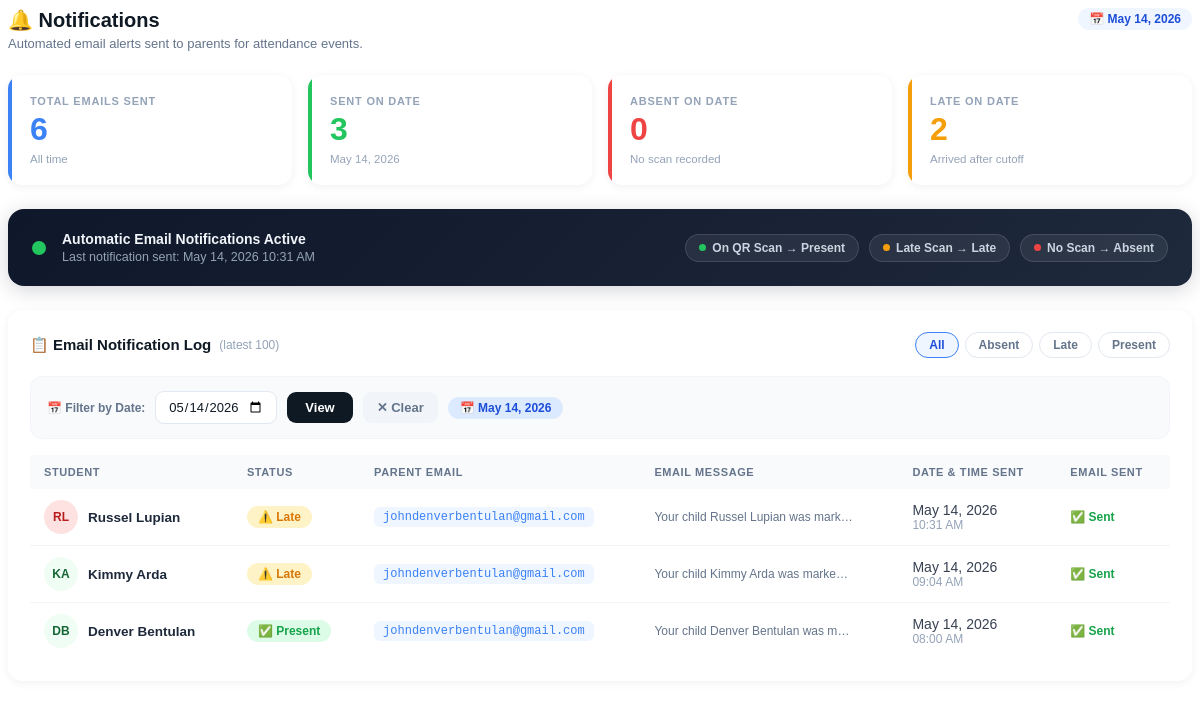
Screenshot of /pages/notifications.php?log_date=2026-05-14 with the database file from the repository.
### tables this page shows
CREATE TABLE `notifications` (
  `id` int(11) NOT NULL,
  `student_id` int(11) DEFAULT NULL,
  `message` text NOT NULL,
  `created_at` datetime DEFAULT current_timestamp(),
  `sender` varchar(100) NOT NULL,
  `is_read` tinyint(1) DEFAULT 0
);

CREATE TABLE `users` (
  `id` int(11) NOT NULL,
  `fullname` varchar(255) NOT NULL,
  `email` varchar(255) NOT NULL,
  `role` enum('admin','teacher','student','parent') NOT NULL DEFAULT 'student',
  `password` varchar(255) NOT NULL,
  `date_added` datetime DEFAULT current_timestamp(),
  `parent_email` varchar(255) DEFAULT NULL,
  `qr_code` varchar(500) DEFAULT NULL,
  `qr_token` varchar(100) DEFAULT NULL
);

### pages/notifications.php (the view, shortened to what this page needs)
<?php
include 'includes/db.php';
$today = date('Y-m-d');
$log_date = !empty($_GET['log_date']) ? $conn->real_escape_string($_GET['log_date']) : '';
$log_date_where = $log_date ? "AND DATE(n.created_at) = '$log_date'" : "";
$stat_date = $log_date ?: $today;
$counts = ['absent' => 0, 'late' => 0, 'present' => 0];
$lateRow = $conn->query("
    SELECT COUNT(*) as cnt FROM attendance
    WHERE scan_date = '$stat_date' AND status = 'late'
")->fetch_assoc();
$counts['late'] = (int)$lateRow['cnt'];
$presentRow = $conn->query("
    SELECT COUNT(*) as cnt FROM attendance
    WHERE scan_date = '$stat_date' AND status IN ('present','on_time')
")->fetch_assoc();
$counts['present'] = (int)$presentRow['cnt'];
$absentRow = $conn->query("
    SELECT COUNT(*) as cnt FROM users
    WHERE role = 'student'
      AND id NOT IN (
          SELECT DISTINCT student_id FROM attendance
          WHERE scan_date = '$stat_date'
            AND status IN ('present', 'on_time', 'late')
      )
")->fetch_assoc();
$counts['absent'] = (int)$absentRow['cnt'];
$totalRow  = $conn->query("SELECT COUNT(*) as total FROM notifications")->fetch_assoc();
$totalSent = $totalRow['total'] ?? 0;
$todaySentRow = $conn->query("SELECT COUNT(*) as cnt FROM notifications WHERE DATE(created_at) = '$stat_date'")->fetch_assoc();
$todaySent = (int)$todaySentRow['cnt'];
$lastRow = $conn->query("SELECT created_at FROM notifications ORDER BY created_at DESC LIMIT 1")->fetch_assoc();
$lastSentTime = $lastRow ? date('M d, Y h:i A', strtotime($lastRow['created_at'])) : 'No notifications yet';
$log = $conn->query("
    SELECT
        n.id,
        n.message,
        n.created_at,
        n.sender,
        n.is_read,
        u.fullname   AS student_name,
        u.parent_email
    FROM notifications n
    JOIN users u ON u.id = n.student_id
    WHERE 1=1 $log_date_where
    ORDER BY n.created_at DESC
    LIMIT 100
");
function getInitials($name) {
    $parts    = array_filter(explode(' ', trim($name)));
    $initials = '';
    foreach (array_slice($parts, 0, 2) as $part)
        $initials .= strtoupper(mb_substr($part, 0, 1));
    return $initials ?: '?';
}
function avatarColor($name) {
    $colors = [
        ['#dbeafe','#1d4ed8'],
        ['#dcfce7','#15803d'],
        ['#ede9fe','#6d28d9'],
        ['#fef3c7','#92400e'],
        ['#fee2e2','#b91c1c'],
        ['#e0f2fe','#0369a1'],
        ['#fce7f3','#9d174d'],
        ['#f0fdf4','#166534'],
    ];
    return $colors[abs(crc32($name)) % count($colors)];
}
function detectStatus($message) {
    $msg = strtolower(strip_tags($message));
    if (str_contains($msg, 'late'))    return 'late';
    if (str_contains($msg, 'present')) return 'present';
    return 'unknown';
}
?>
<div class="notif-page">
    <div style="display:flex;align-items:flex-start;justify-content:space-between;flex-wrap:wrap;gap:10px;">
        <div>
            <div class="section-title">🔔 Notifications</div>
            <div class="section-sub">Automated email alerts sent to parents for attendance events.</div>
        </div>
        <div class="today-chip">📅 <?= date('F j, Y') ?></div>
    </div>
    <div class="stat-row">
        <div class="stat-card blue">
            <div class="stat-label">Total Emails Sent</div>
            <div class="stat-val"><?= number_format($totalSent) ?></div>
            <div class="stat-sub">All time</div>
        </div>
        <div class="stat-card green">
            <div class="stat-label"><?= $log_date ? 'Sent on Date' : 'Sent Today' ?></div>
            <div class="stat-val"><?= number_format($todaySent) ?></div>
            <div class="stat-sub"><?= date('M d, Y', strtotime($stat_date)) ?></div>
        </div>
        <div class="stat-card red">
            <div class="stat-label"><?= $log_date ? 'Absent on Date' : 'Absent Today' ?></div>
            <div class="stat-val"><?= $counts['absent'] ?></div>
            <div class="stat-sub">No scan recorded</div>
        </div>
        <div class="stat-card amber">
            <div class="stat-label"><?= $log_date ? 'Late on Date' : 'Late Today' ?></div>
            <div class="stat-val"><?= $counts['late'] ?></div>
            <div class="stat-sub">Arrived after cutoff</div>
        </div>
    </div>
    <div class="auto-status-card">
        <div class="auto-status-left">
            <div class="auto-pulse-wrap">
                <div class="auto-pulse-dot"></div>
            </div>
            <div class="auto-status-text">
                <strong>Automatic Email Notifications Active</strong>
                <span>Last notification sent: <?= htmlspecialchars($lastSentTime) ?></span>
            </div>
        </div>
        <div class="auto-status-triggers">
            <div class="trigger-pill"><span class="dot green"></span> On QR Scan → Present</div>
            <div class="trigger-pill"><span class="dot amber"></span> Late Scan → Late</div>
            <div class="trigger-pill"><span class="dot red"></span> No Scan → Absent</div>
        </div>
    </div>
    <div class="feed-card">
        <div class="feed-header">
            <div class="feed-title">
                📋 Email Notification Log
                <span style="font-size:12px;font-weight:500;color:#94a3b8;">(latest 100)</span>
            </div>
            <div class="feed-filters">
                <button class="filter-btn active" data-f="all" onclick="filterLog(this)">All</button>
                <button class="filter-btn" data-f="absent" onclick="filterLog(this)">Absent</button>
                <button class="filter-btn" data-f="late" onclick="filterLog(this)">Late</button>
                <button class="filter-btn" data-f="present" onclick="filterLog(this)">Present</button>
            </div>
        </div>
        <form method="GET" class="date-filter-bar">
            <label>📅 Filter by Date:</label>
            <input type="date" name="log_date"
                value="<?= htmlspecialchars($log_date) ?>"
                max="<?= $today ?>">
            <button type="submit" class="btn-df-view">View</button>
            <?php if ($log_date): ?>
                <a href="?page=notifications" class="btn-df-clear">✕ Clear</a>
                <span class="df-active-badge">
                    📅 <?= date('F d, Y', strtotime($log_date)) ?>
                </span>
            <?php endif; ?>
        </form>
        <div style="overflow-x:auto;">
        <table class="data-table" id="notif-log-table">
            <thead>
                <tr>
                    <th>Student</th>
                    <th>Status</th>
                    <th>Parent Email</th>
                    <th>Email Message</th>
                    <th>Date &amp; Time Sent</th>
                    <th>Email Sent</th>
                </tr>
            </thead>
            <tbody>
            <?php if ($log && $log->num_rows > 0): ?>
                <?php while ($n = $log->fetch_assoc()):
                    $initials  = getInitials($n['student_name']);
                    [$bgColor, $textColor] = avatarColor($n['student_name']);
                    $status     = detectStatus($n['message']);
                    $statusIcon = $status === 'absent' ? '❌' : ($status === 'late' ? '⚠️' : '✅');
                    $snippet    = htmlspecialchars(mb_substr(strip_tags($n['message']), 0, 75)) . '…';
                ?>
                <tr data-status="<?= $status ?>">
                    <td>
                        <div class="student-cell">
                            <div class="avatar-circle" style="background:<?= $bgColor ?>;color:<?= $textColor ?>;">
                                <?= htmlspecialchars($initials) ?>
                            </div>
                            <span class="student-cell-name"><?= htmlspecialchars($n['student_name']) ?></span>
                        </div>
                    </td>
                    <td>
                        <span class="badge <?= $status ?>">
                            <?= $statusIcon ?> <?= ucfirst($status) ?>
                        </span>
                    </td>
                    <td>
                        <span class="email-pill">
                            <?= htmlspecialchars($n['parent_email'] ?? '—') ?>
                        </span>
                    </td>
                    <td class="msg-cell">
                        <span class="msg-snippet"><?= $snippet ?></span>
                    </td>
                    <td class="date-cell">
                        <?= date('M d, Y', strtotime($n['created_at'])) ?>
                        <br>
                        <span style="color:#94a3b8;font-size:12px;">
                            <?= date('h:i A', strtotime($n['created_at'])) ?>
                        </span>
                    </td>
                    <td><span class="notif-sent-badge">✅ Sent</span></td>
                </tr>
                <?php endwhile; ?>
            <?php endif; ?>
            </tbody>
        </table>
        </div>
    </div>
</div>

### rows the page displays
notifications: created_at "May 14, 2026 10:31 AM", student.fullname "RL", student.fullname "Russel Lupian", message "⚠️", message "Late", student.parent_email "johndenverbentulan@gmail.com", message "Your child Russel Lupian was mark…", created_at "May 14, 2026", created_at "10:31 AM"
notifications: student.fullname "KA", student.fullname "Kimmy Arda", message "⚠️", message "Late", student.parent_email "johndenverbentulan@gmail.com", message "Your child Kimmy Arda was marke…", created_at "May 14, 2026", created_at "09:04 AM"
notifications: student.fullname "DB", student.fullname "Denver Bentulan", message "✅", message "Present", student.parent_email "johndenverbentulan@gmail.com", message "Your child Denver Bentulan was m…", created_at "May 14, 2026", created_at "08:00 AM"

### other values shown
$totalSent "6"
$todaySent "3"
$counts['absent'] "0"
$counts['late'] "2"
date('F d, Y', strtotime($log_date)) "May 14, 2026"
